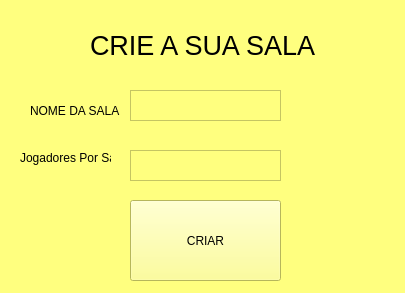
<?xml version="1.0" encoding="UTF-8"?>
<ui version="4.0">
 <class>CriarSala</class>
 <widget class="QWidget" name="CriarSala">
  <property name="geometry">
   <rect>
    <x>0</x>
    <y>0</y>
    <width>405</width>
    <height>293</height>
   </rect>
  </property>
  <property name="windowTitle">
   <string>Form</string>
  </property>
  <property name="styleSheet">
   <string notr="true">background-color: rgb(255, 255, 127);</string>
  </property>
  <widget class="QPushButton" name="pushButton">
   <property name="geometry">
    <rect>
     <x>130</x>
     <y>200</y>
     <width>151</width>
     <height>81</height>
    </rect>
   </property>
   <property name="text">
    <string>CRIAR</string>
   </property>
  </widget>
  <widget class="QLabel" name="label">
   <property name="geometry">
    <rect>
     <x>30</x>
     <y>90</y>
     <width>101</width>
     <height>41</height>
    </rect>
   </property>
   <property name="text">
    <string>NOME DA SALA</string>
   </property>
  </widget>
  <widget class="QTextEdit" name="textEdit">
   <property name="geometry">
    <rect>
     <x>130</x>
     <y>90</y>
     <width>151</width>
     <height>31</height>
    </rect>
   </property>
  </widget>
  <widget class="QLabel" name="label_2">
   <property name="geometry">
    <rect>
     <x>90</x>
     <y>30</y>
     <width>241</width>
     <height>31</height>
    </rect>
   </property>
   <property name="font">
    <font>
     <pointsize>20</pointsize>
     <strikeout>false</strikeout>
    </font>
   </property>
   <property name="text">
    <string>CRIE A SUA SALA</string>
   </property>
   <property name="scaledContents">
    <bool>false</bool>
   </property>
  </widget>
  <widget class="QLabel" name="label_3">
   <property name="geometry">
    <rect>
     <x>20</x>
     <y>150</y>
     <width>91</width>
     <height>16</height>
    </rect>
   </property>
   <property name="text">
    <string>Jogadores Por Sala</string>
   </property>
  </widget>
  <widget class="QTextEdit" name="textEdit_2">
   <property name="geometry">
    <rect>
     <x>130</x>
     <y>150</y>
     <width>151</width>
     <height>31</height>
    </rect>
   </property>
  </widget>
 </widget>
 <resources/>
 <connections/>
</ui>
